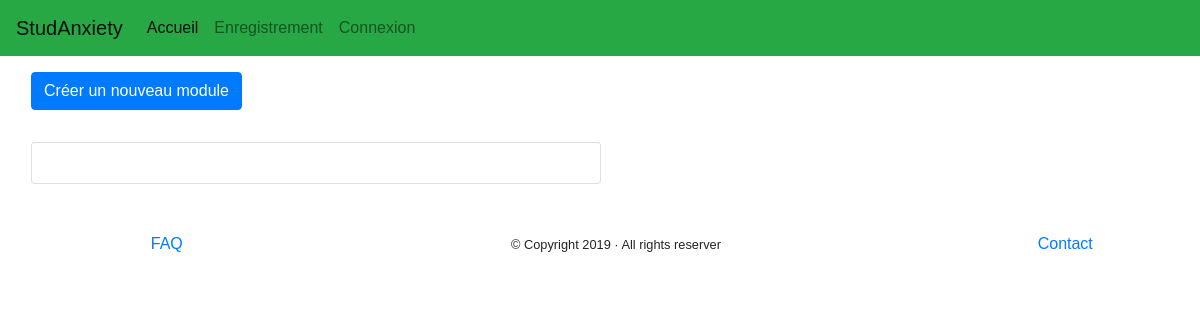
/module/AlterModules, run on an earlier commit of the app's database.
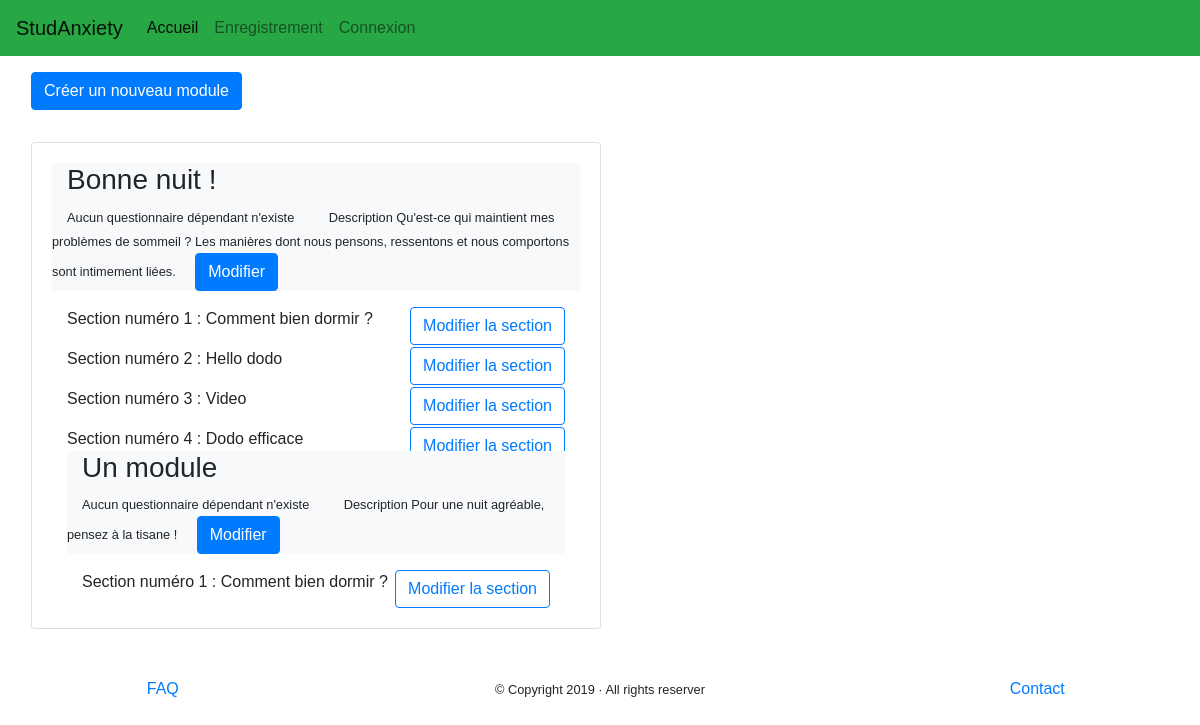
And on a later commit of the database.
### module/models.py (models this page shows, shortened)
class Module (models.Model):
    nom =   models.CharField(max_length=50)
    desc = models.CharField(max_length=250)
    image = models.ImageField(upload_to="imageModule/", blank=True)
    nbSection=models.PositiveSmallIntegerField(default=0)
    isVisible=models.BooleanField(default=False)
    questionnaireDependant = models.ForeignKey(Questionnaire, on_delete=models.SET_NULL,null=True, blank=True)

class Section(models.Model):
    titre = models.CharField(max_length=250)
    ordre = models.PositiveSmallIntegerField()
    question = models.ForeignKey('Question', on_delete=models.SET_NULL,null=True, blank=True)
    module = models.ForeignKey('Module', on_delete=models.CASCADE)
    text = RichTextUploadingField(null=True, blank=True)
    video = models.CharField(max_length=50,null=True, blank=True)
    class Meta:
        ordering=["module","ordre"]

### module/views.py (the view)
# urls.py: path('AlterModules', views.alterModules, name='AlterModules'),
def alterModules(request):
    if request.method == "POST":
        formM = ModuleForm(request.POST, request.FILES)
        if formM.is_valid():
            module = formM.save()
            print('AlterPart/')
            return redirect('AlterPart/Crea/Mod/{0}/1'.format(module.pk))
    else:
        formM = ModuleForm()
    listeModule = Section.objects.select_related("module").all().order_by('module__id', 'ordre').values("module__nom","module__desc","module__image","module__questionnaireDependant",'ordre',"titre")
    return render(request, "module/Alter/AlterModules.html", {"formM":formM,'modules':listeModule})

### module/models.py (called while the page is built)
    def __str__(self):
        return self.nom

### module/templates/module/Alter/AlterModules.html (shortened to what this page needs)
{% extends 'layouts/baseClient.html'%}
{% load static%}
{% load crispy_forms_tags %}
{% block content %}
<div class="container-fluid">
 <div class="row">
            <p class="col-12 m-3">
            <button class="btn btn-primary" type="button" data-toggle="collapse" data-target="#ModuleForm" aria-expanded="false" aria-controls="ModuleForm">
                Créer un nouveau module
              </button>
            </p>
  <div class="col-6 m-3">
      <div class="card card-body">
            <div class="row">
                {% for modSection in modules %}
                   {% ifchanged %}
                <div class="col-12">
                   <div class="bg-light">
                    <h3 class="col-12">{{modSection.module__nom}}</h3>
                    {% if modSection.module__questionnaireDependant is not None %}
                    <small class="col-12">Questionnaire dépendant : {{modSection.module__questionnaireDependant}}</small>
                    {% else %}
                    <small class="col-12">Aucun questionnaire dépendant n'existe</small>
                    {% endif %}
                    <small class="col-12">Description {{modSection.module__desc}}</small>
                    <button class="btn btn-primary">Modifier</button>
                   </div>
                   {% endifchanged %}
                   <div class="col-12 mt-3"> Section numéro {{modSection.ordre}} : {{modSection.titre}}
                   <a href="#" role="button" class="btn btn-outline-primary  float-right">Modifier la section</a>
                     </div>
                {% endfor %}
            </div>
      </div>
  </div>
</div>
</div>
{% endblock content %}

### templates/layouts/baseClient.html (shortened to what this page needs)
{% load static %}
<!DOCTYPE html>
<html>
<head>
    <link href="{% static 'bootstrap-4.3.1-dist/css/bootstrap.min.css' %}" rel="stylesheet" type="text/css">
    <link href="{% static 'Style.css' %}" rel="stylesheet" type="text/css">
</head>
<body>
    {% include 'layouts/nav.html' %}
    {% block content %}
    {% endblock %}
    {% include 'layouts/footer.html' %}
</body>
</html>

### templates/layouts/nav.html (shortened to what this page needs)
 <nav class="navbar navbar-expand-lg navbar-light bg-success">
  <div class="collapse navbar-collapse" id="navbarTogglerDemo01">
    <a class="navbar-brand" href="#">StudAnxiety</a>
    <ul class="navbar-nav mr-auto mt-2 mt-lg-0">
      <li class="nav-item active">
        <a class="nav-link" href="{% url 'home' %}">Accueil <span class="sr-only">(current)</span></a>
      </li>
       {% if user.is_authenticated %}
       {% if perms.user.parcours_Patient_Suivie %}
       <li class="nav-item">
        <a class="nav-link" href="{% url 'profil' %}">Profil patient</a>
      </li>
       {% endif %}
       <li class="nav-item">
        <a class="nav-link" href="{% url 'modules' %}">Module</a>
      </li>
      <li class="nav-item">
        <a class="nav-link" href="{% url 'logout' %}">Deconnexion</a>
      </li>
        {% else %}
       <li class="nav-item">
        <a class="nav-link" href="{% url 'register' %}">Enregistrement</a>
      </li>
       <li class="nav-item">
        <a class="nav-link" href="{% url 'login' %}">Connexion</a>
      </li>
        {% endif %}
    </ul>
  </div>
</nav>

### templates/layouts/footer.html
<footer class="m-3 p-3 container-fluid">
       <div class="row text-center">
           <div class="col-3"><a href="{% url 'FAQ' %}">FAQ</a></div>
           <div class="col-6"><small>&copy; Copyright {% now 'Y' %} &middot; All rights reserver</small></div>
           <div class="col-3"><a href="{% url 'contact' %}">Contact</a></div>
       </div>
</footer>

### static/Style.css (style rules this page uses)
body { font-family: sans-serif; }
nav { background-color: aquamarine; }

What changed in the data, as far as the page shows it:
added Module: module__nom "Bonne nuit !", shows "Aucun questionnaire dépendant n'existe", module__desc "Qu'est-ce qui maintient mes problèmes de sommeil ? Les manières dont nous pensons, ressentons et nous comportons sont intimement liées.", ordre "1", titre "Comment bien dormir ?"
added Section: ordre "2", titre "Hello dodo"
added Section: ordre "3", titre "Video"
added Section: ordre "4", titre "Dodo efficace"
added Module: module__nom "Un module", shows "Aucun questionnaire dépendant n'existe", module__desc "Pour une nuit agréable, pensez à la tisane !", ordre "1", titre "Comment bien dormir ?"
